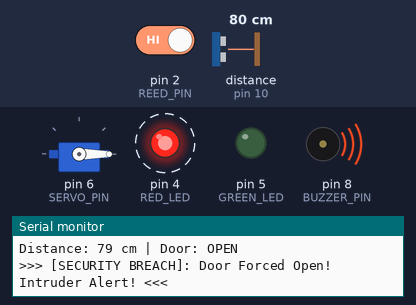
Bench run of a sketch on a simulated Arduino Uno, built with avr-gcc and run on an emulated ATmega328P. On the bench: servo, output pins drawn as LEDs (lit = HIGH), buzzer (waves = sounding), the last lines printed to the serial monitor. Wiring (inferred from the names in the program): ultrasonic range finder: trigger pin 9; echo pin 10. Dashed ring = blinking. The test bench sets the inputs (shaded band); at power-on: distance to the obstacle (sensor on pin 10) 80 cm, pin 2 (REED_PIN) HIGH. The echo pulse lasts 58.3 µs per cm; pins used as bus, display or sensor lines are not drawn.

Above: at 1.63 s.
1.9 s: distance to the obstacle (sensor on pin 10) set to 47 cm
4.9 s: distance to the obstacle (sensor on pin 10) set to 37 cm
At 6.2 s:
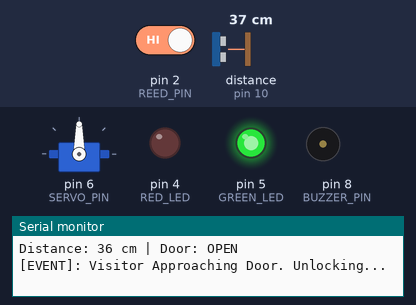
7.0 s: pin 2 (REED_PIN) driven LOW
10.0 s: distance to the obstacle (sensor on pin 10) set to 60 cm
At 12.7 s:
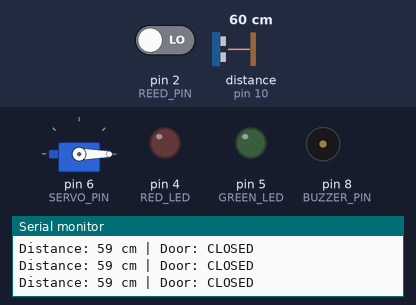
13.0 s: distance to the obstacle (sensor on pin 10) set to 2 cm
At 13.22 s:
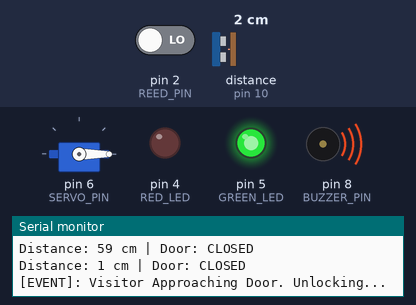
Timing chart, 0 to 15.8 s (numbered marks = the images above; inputs shaded):
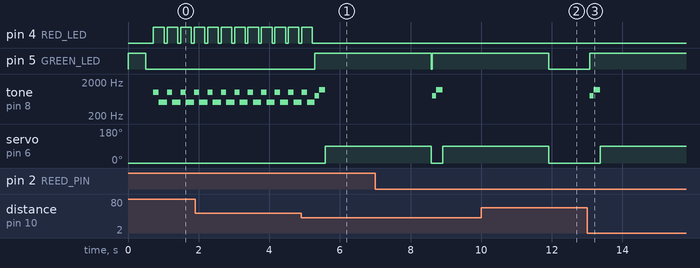

The sketch:

Smart_Door_Alert.ino
```cpp
/* ==============================================================================
 * PROJECT 3: Multi-Layer Smart Security Door Alert & Automated Entry System
 * DEVELOPED FOR: Robotics & STEM Educator Interview / Portfolio
 * AUTHOR: Bhupender Singh
 *
 * CONCEPT (Kya hai yeh project?):
 * Yeh ek modern smart home security door system hai jo 2 levels par safety provide karta hai:
 * Level 1: Ultrasonic Sensor (HC-SR04) darwaze ke aage khade insaan ki distance measure karta hai.
 * Level 2: Magnetic Reed Switch detect karta hai ki darwaza physically Band (Closed) hai ya Khula (Open).
 * Agar koi visitor aage khada ho toh Welcome Chime bajti hai aur Servo motor lock kholti hai.
 * Lekin agar bina authorization ke darwaza forcibly khola jaye, toh Emergency Police Siren bajti hai!
 * ============================================================================== */

// --- LIBRARIES ---
#include <Servo.h>         // Micro servo motor (SG90) control karne ke liye library

// --- HARDWARE PIN CONFIGURATION ---
const int TRIG_PIN = 9;    // Ultrasonic sensor ka Trigger pin (Sound pulse bhejne ke liye)
const int ECHO_PIN = 10;   // Ultrasonic sensor ka Echo pin (Reflected pulse receive karne ke liye)
const int REED_PIN = 2;    // Magnetic Door Sensor (Reed switch) Digital Pin 2 pe connect hai
const int SERVO_PIN = 6;   // Servo motor ka PWM signal Pin 6 pe connect hai
const int BUZZER_PIN = 8;  // Alert buzzer Pin 8 pe connect hai
const int RED_LED = 4;     // Intruder / Danger indicator Red LED
const int GREEN_LED = 5;   // Normal / Welcome indicator Green LED

// --- CONSTANTS & THRESHOLDS ---
const int VISITOR_DISTANCE_CM = 40; // Darwaze ke 40 cm ke andar aane par visitor maana jayega
const int LOCK_ANGLE = 0;           // Servo ka locked position (0 degrees)
const int UNLOCK_ANGLE = 90;        // Servo ka unlocked position (90 degrees)

// --- OBJECT CREATION ---
Servo doorLock; // Servo motor ka object create kiya

void setup() {
  // Serial monitor start kiya taaki live status aur distance print kar sakein
  Serial.begin(9600);

  // Ultrasonic sensor pins
  pinMode(TRIG_PIN, OUTPUT); // Trigger pin se 40kHz sound waves fire ki jayengi
  pinMode(ECHO_PIN, INPUT);  // Echo pin se reflection receive karke pulse time naapa jayega

  // Door Reed Switch
  // INPUT_PULLUP: Jab magnet door ke paas hoti hai (Door closed), reed switch close ho jata hai -> LOW
  // Jab door khulta hai (Magnet door se door gayi), reed switch open ho jata hai -> HIGH
  pinMode(REED_PIN, INPUT_PULLUP);

  // Indicators & Outputs
  pinMode(BUZZER_PIN, OUTPUT);
  pinMode(RED_LED, OUTPUT);
  pinMode(GREEN_LED, OUTPUT);

  // Servo motor ko pin 6 se attach kar rahe hain aur lock position par set kar rahe hain
  doorLock.attach(SERVO_PIN);
  doorLock.write(LOCK_ANGLE); // Default state: Door locked

  // System readiness indicator
  digitalWrite(GREEN_LED, HIGH);
  delay(500);
  digitalWrite(GREEN_LED, LOW);

  Serial.println(F("=================================================="));
  Serial.println(F("[SYSTEM]: SMART DOOR SECURITY SYSTEM ONLINE"));
  Serial.println(F("[STATUS]: Perimeter Secured & Armed"));
  Serial.println(F("=================================================="));
}

// --- HELPER FUNCTION: ULTRASONIC DISTANCE CALCULATION ---
// Yeh function distance in centimeters calculate karke return karta hai
long getDistanceInCm() {
  // Trigger pin ko 2 microseconds ke liye LOW karte hain taaki clean HIGH pulse generate ho sake
  digitalWrite(TRIG_PIN, LOW);
  delayMicroseconds(2);

  // 10 microsecond ka HIGH pulse bhejte hain (Sensor 8 cycle sonic burst fire karega)
  digitalWrite(TRIG_PIN, HIGH);
  delayMicroseconds(10);
  digitalWrite(TRIG_PIN, LOW);

  // pulseIn() function Echo pin par wave aane tak ka round-trip time (microseconds) naapta hai
  long duration = pulseIn(ECHO_PIN, HIGH, 30000); // 30ms timeout (max ~5 meters)

  if (duration == 0) {
    return 999; // Agar koi obstacle na mile ya timeout ho jaye
  }

  // Formula: Distance = (Duration * Speed of Sound) / 2
  // Speed of sound = 343 m/s = 0.0343 cm/microsecond
  // Round trip distance / 2 = Duration * 0.0343 / 2 = Duration / 58.2
  long distanceCm = duration / 58.2;
  return distanceCm;
}

void loop() {
  // Step 1: Distance measure karte hain
  long distance = getDistanceInCm();

  // Step 2: Door status read karte hain (LOW = Closed, HIGH = Open)
  int isDoorOpen = digitalRead(REED_PIN);

  // Status print karte hain debugging ke liye
  Serial.print(F("Distance: "));
  Serial.print(distance);
  Serial.print(F(" cm | Door: "));
  if (isDoorOpen == HIGH) {
    Serial.println(F("OPEN"));
  } else {
    Serial.println(F("CLOSED"));
  }

  // --- SCENARIO A: INTRUSION / FORCED ENTRY (Danger Alert!) ---
  // Agar door khula hai aur koi authorized visitor detection nahi hua:
  if (isDoorOpen == HIGH && distance > VISITOR_DISTANCE_CM) {
    Serial.println(F(">>> [SECURITY BREACH]: Door Forced Open! Intruder Alert! <<<"));

    // Red LED flashing aur Police siren effect
    digitalWrite(GREEN_LED, LOW);
    digitalWrite(RED_LED, HIGH);

    // Siren tone 1
    tone(BUZZER_PIN, 1000); // 1000 Hz sound frequency
    delay(150);
    // Siren tone 2
    tone(BUZZER_PIN, 500);  // 500 Hz sound frequency
    delay(150);
    digitalWrite(RED_LED, LOW);
    delay(50);
  }

  // --- SCENARIO B: NORMAL VISITOR WELCOME ---
  // Agar door closed hai aur visitor 40cm ke paas aa gaya:
  else if (distance <= VISITOR_DISTANCE_CM && distance > 0) {
    Serial.println(F("[EVENT]: Visitor Approaching Door. Unlocking..."));

    noTone(BUZZER_PIN); // Siren band rakhein
    digitalWrite(RED_LED, LOW);
    digitalWrite(GREEN_LED, HIGH); // Green LED ON

    // Sweet Welcome Chime (Ding-Dong)
    tone(BUZZER_PIN, 800); delay(120);
    tone(BUZZER_PIN, 1200); delay(180);
    noTone(BUZZER_PIN);

    // Servo motor ghumakar lock unlock karte hain (90 degrees)
    doorLock.write(UNLOCK_ANGLE);
    delay(3000); // 3 seconds tak darwaza khula rakhein

    // Wapas darwaza lock kar dete hain
    doorLock.write(LOCK_ANGLE);
    digitalWrite(GREEN_LED, LOW);
  }

  // --- SCENARIO C: IDLE NORMAL STATE ---
  else {
    // Sab kuch normal hai, sound band rakhein
    noTone(BUZZER_PIN);
    digitalWrite(RED_LED, LOW);
    digitalWrite(GREEN_LED, LOW);
    doorLock.write(LOCK_ANGLE); // Ensure locked
    delay(100);
  }
}
```

Measured:
- the behaviour switches between 42 and 41 cm on distance to the obstacle (sensor on pin 10) (found by bisection; images 0 and 1)
- after the input at 4.9 s, pin 4 (RED_LED): goes on until 5.2 s, then stays LOW; pin 5 (GREEN_LED): LOW → HIGH after 0.39 s; servo on pin 6 (SERVO_PIN): 0° → 90° after 0.69 s
- after the input at 10.0 s, pin 5 (GREEN_LED): goes on until 11.9 s, then stays LOW; tone on pin 8 (BUZZER_PIN): stays silent (without the input it goes to 800 Hz after 1.9 s); servo on pin 6 (SERVO_PIN): goes on until 11.9 s, then stays 0°
- after the input at 13.0 s, pin 5 (GREEN_LED): LOW → HIGH after 0.07 s; tone on pin 8 (BUZZER_PIN): silent → 800 Hz after 0.07 s, → 1200 Hz 0.12 s later, → silent 0.18 s later; servo on pin 6 (SERVO_PIN): 0° → 90° after 0.37 s
- by itself, pin 4 (RED_LED): alternates HIGH for 0.30 s and LOW for 0.08 s
